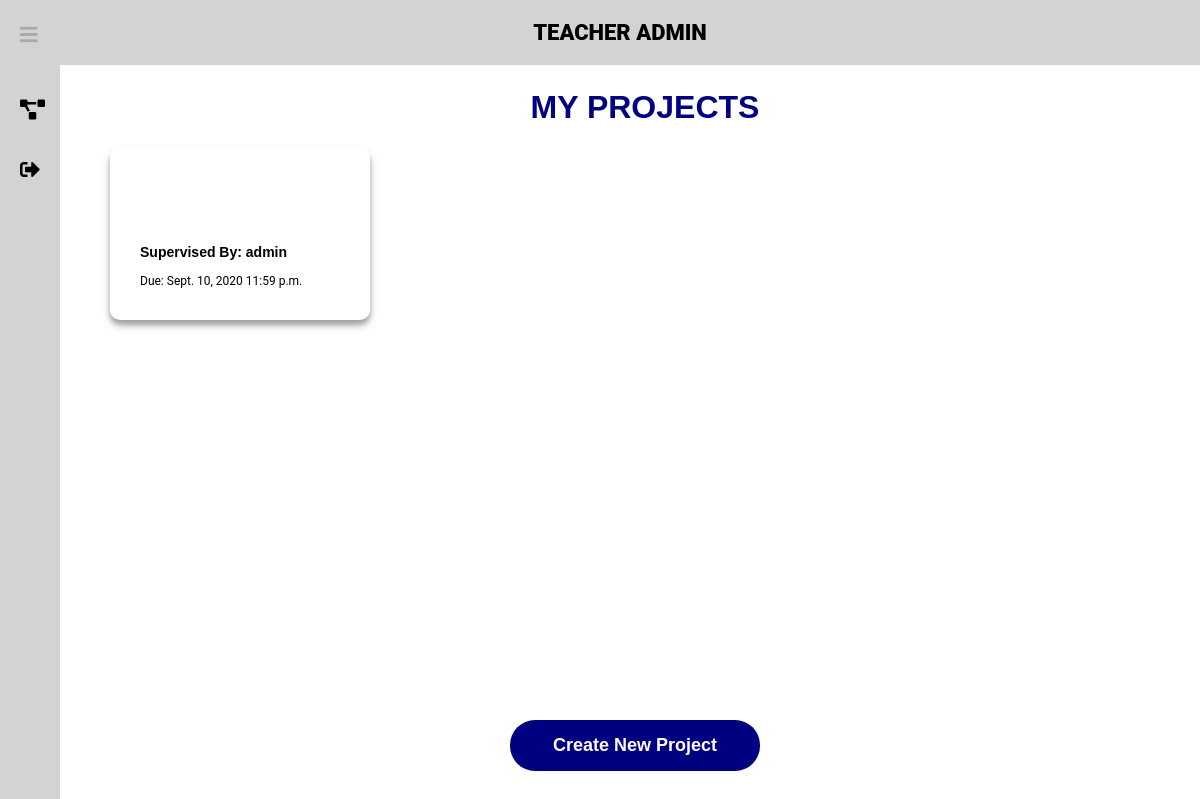
The page /dashboard/ (signed in) on the database its author committed.
### projects/models.py (models this page shows, shortened)
class Project(models.Model):
    title = models.CharField(max_length=100)
    due_date = models.DateField()
    due_time = models.TimeField()
    supervisor = models.ForeignKey(User, default=None, on_delete=models.SET_DEFAULT)
    class Meta:
        constraints = [models.UniqueConstraint(fields=['title', 'supervisor'], name="unique title")]
        verbose_name = "Project"

### projects/views.py (the view, shortened to what this page needs)
# urls.py: path('dashboard/', project_views.dashboard, name='dashboard'),
@login_required(login_url="/signin")
def dashboard(response):
    if response.user.is_staff:
        projects = Project.objects.filter(supervisor=response.user).order_by('due_date')
        template = "teacherdashboard.html"
    arg = {"FirstName": response.user.first_name.capitalize,
           "FullName": response.user.get_full_name,
           "Projects": projects}
    return render(response, template, arg)

### projects/templates/teacherdashboard.html (shortened to what this page needs)
<!DOCTYPE html>
<html lang="en">
{% extends 'newbase.html' %}
{% load static %}
{% block content %}
<link rel="stylesheet" type="text/css" href="{% static 'teacherdashboard/teacherdashboard.css' %}">
<body>
{% block header %} Teacher {{ FirstName }} {% endblock %}
<div class="container">
    <h1 id="Temp">MY PROJECTS</h1>
    <div class="grid-container">
    {% for project in Projects %}
        <a id="box" href="/dashboard/project-info/{{project.id}}/">
        <div class = "grid-item">
            <h2 id="projectTitle">{{ project.title }}</h2>
            <div class="project-info">
            <h3 id="supervised">Supervised By: {{ project.supervisor }}</h3>
            <p id="due">Due: {{ project.due_date }} {{ project.due_time }}</p>
            </div>
        </div>
        </a>
    {% endfor %}
    </div>
    <br><br><br><br>
    <div class="button-center">
    <form class="create-project" action = "{% url 'create-project' %}" method="post">
        <button id="create-button" type="submit">Create New Project</button>
    </form>
    </div>
</div>
</body>
{% endblock %}

### main/static/newbase/newbase.css (style rules this page uses)
body { margin: 0; padding: 0; font-family: Roboto, sans-serif; }

### projects/static/teacherdashboard/teacherdashboard.css (style rules this page uses)
.container { margin-top: 70px; margin-left: 300px; margin-right: 20px; }
#Temp { text-align: center; font-family: sans-serif; color: navy; }
.grid-container { display: grid; max-width: 100%; grid-column-gap: 10px; grid-row-gap: 10px; margin: 0 0 100px 0; }
.grid-item { background-image: url('https://image.freepik.com/free-vector/abstract-dark-blue-polygonal-background_1035-9700.jpg'); box-shadow: 0 5px 5px 0 rgba(0,0,0,0.24), 0 5px 10px 0 rgba(0,0,0,0.19); padding : 10px 15px 10px 15px; border-radius: 10px; }
.project-info { background-color: white; padding : 10px 15px 10px 15px; border-radius: 10px; }
@media (min-width: 600px) { .grid-container { grid-template-columns: repeat(2, 1fr); } }
@media (min-width: 900px) { .grid-container { grid-template-columns: repeat(3, 1fr); } }
@media (min-width: 1200px) { .grid-container { grid-template-columns: repeat(4, 1fr); } }
#projectTitle { font-size: 22px; font-family: sans-serif; font-weight: Bold; text-align: center; color: white; }
#supervised { font-size: 14px; font-weight: bold; font-family: Arial; color: black; }
#due { font-size: 12px; color: black; }
#box { text-decoration:none; }
button { text-align: center; padding: 15px 0px 15px 0px; margin: 5px 5px 5px 5px; width: 250px; font-size: 18px; font-family: Arial; font-weight: bold; border-radius: 25px; cursor: pointer; transition-duration: 0.4s; border: 0px; }
.button-center { text-align: center; }
#create-button { background-color: navy; color: white; bottom: 3%; left: 50%; margin-left: -90px; position: fixed; }

### rows shown on the page
Project: supervisor "admin", due_date "Sept. 10, 2020", due_time "11:59 p.m."

### other values the page prints
{{ FirstName }} "ADMIN"
